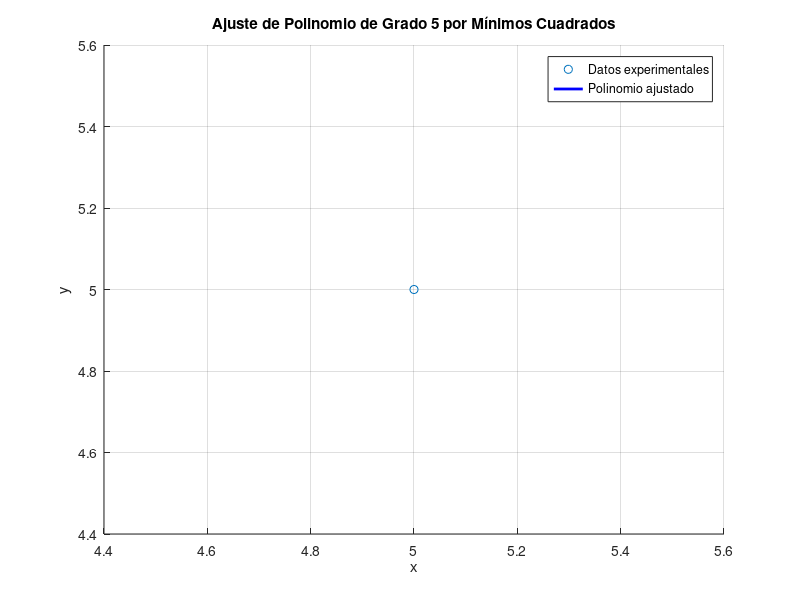

Reproduce this figure in MATLAB.
% MÉTODO DE MÍNIMOS CUADRADOS PARA UN POLINOMIO DE GRADO N
x = input('Ingrese el vector de Xs entre corchetes [ ]: ');
y = input('Ingrese el vector de Ys entre corchetes [ ]: ');
n = input('Ingrese el grado del polinomio: '); % Permitir ajuste dinámico

% Construcción de la matriz del sistema de ecuaciones
X = zeros(length(x), n+1);  % Matriz de diseño
for i = 1:n+1
    X(:,i) = x.^(n-i+1);  
end

% Resolución del sistema por mínimos cuadrados
theta = X\y';

% Mostrar coeficientes individuales
fprintf('\nCoeficientes del polinomio ajustado:\n');
for i = 1:length(theta)
    fprintf('a_%d = %.4f\n', n-i+1, theta(i));
end

% Mostrar la ecuación del polinomio ajustado
fprintf('\nLa ecuación del polinomio ajustado es: y = ');
for i = 1:n+1
    coef = theta(i);
    pot = n-i+1;

    if coef ~= 0
        if i > 1 && coef > 0
            fprintf(' + ');
        elseif coef < 0
            fprintf(' - ');
        end

        if pot == 0
            fprintf('%.4f', abs(coef));  % Término independiente
        elseif pot == 1
            fprintf('%.4fx', abs(coef)); % Término lineal
        else
            fprintf('%.4fx^%d', abs(coef), pot); % Términos mayores
        end
    end
end
fprintf('\n');

% Graficar los datos y la curva ajustada
figure;
scatter(x, y, 'ro'); % Puntos experimentales
hold on;
x_fit = linspace(min(x), max(x), 100);
y_fit = zeros(size(x_fit));
for i = 1:n+1
    y_fit = y_fit + theta(i) * x_fit.^(n-i+1);
end
plot(x_fit, y_fit, 'b-', 'LineWidth', 2);
xlabel('x');
ylabel('y');
title(['Ajuste de Polinomio de Grado ', num2str(n), ' por Mínimos Cuadrados']);
legend('Datos experimentales', 'Polinomio ajustado', 'Location', 'Best');
grid on;
hold off;

% Cálculo de valores predichos
y_pred = X * theta;  

% Cálculo del error cuadrático total (SSE)
SSE = sum((y' - y_pred).^2);
fprintf('\nEl error cuadrático total (SSE) es: %.4f\n', SSE);

% Cálculo de la suma total de cuadrados (SST)
y_mean = mean(y);
SST = sum((y - y_mean).^2);

% Cálculo del coeficiente de determinación R^2
R2 = 1 - (SSE / SST);
fprintf('El coeficiente de determinación (R^2) es: %.4f\n', R2);

% Cálculo del error estándar de la estimación Se
Se = sqrt(SSE / (length(x) - (n+1)));
fprintf('El error estándar de la estimación (Se) es: %.4f\n', Se);
